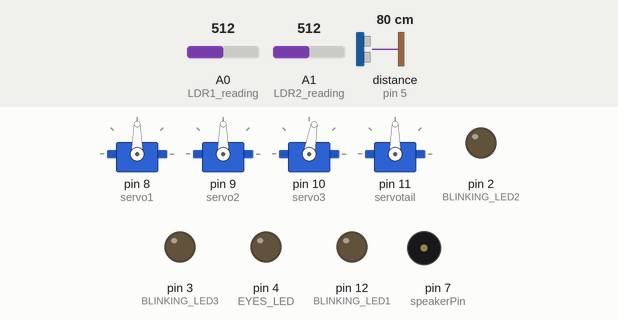
Recording of a sketch running on a simulated Arduino Uno, built with avr-gcc and run on an emulated ATmega328P. On the bench: 4 × servo, output pins drawn as LEDs (lit = HIGH), buzzer (waves = sounding). Wiring (inferred from the names in the program): ultrasonic range finder: trigger pin 6; echo pin 5. Inputs (shaded band) come from the test bench; at power-on: A0 (LDR1_reading) = 512, distance to the obstacle (sensor on pin 5) 80 cm, A1 (LDR2_reading) = 512. The echo pulse lasts 58.3 µs per cm; pins used as bus, display or sensor lines are not drawn; what the sketch prints to the serial monitor is not drawn.

Above: at 1.2 s.
1.3 s: A0 (LDR1_reading) set to 476
4.3 s: A0 (LDR1_reading) set to 450
At 6.8 s:
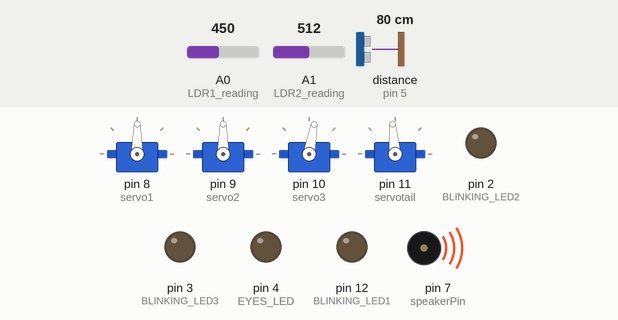
7.3 s: distance to the obstacle (sensor on pin 5) set to 2 cm
At 8.7 s:
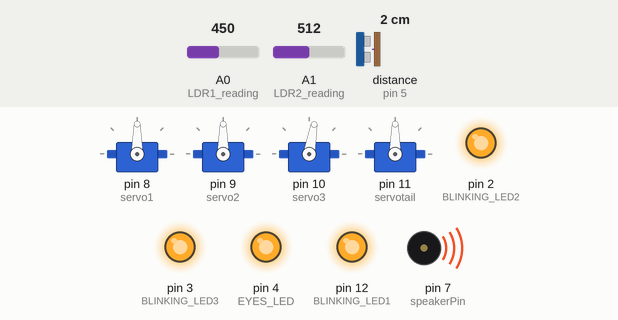
At 10.2 s:
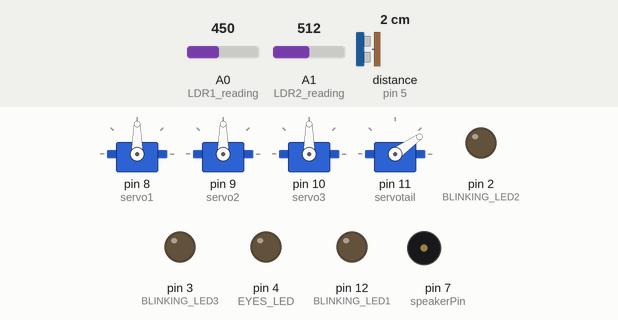
Timing chart, 0 to 11.7 s (numbered marks = the images above; inputs shaded):
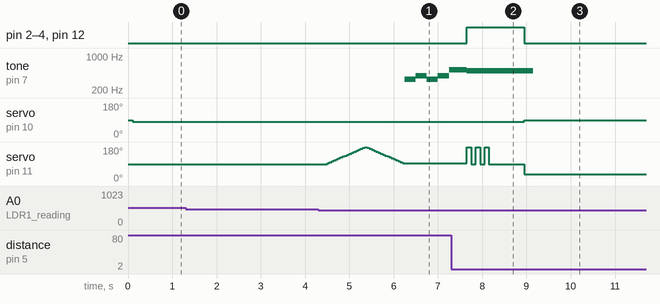

The sketch:

imitate_and_understand_senior_code.ino
```cpp
#include <Servo.h>


Servo servo1;
Servo servo2;
Servo servotail;
Servo servo3;
#define trigPin 6
#define echoPin 5
#define LDR1_reading A0
#define LDR2_reading A1
#define EYES_LED 4
#define speakerPin 7
#define BLINKING_LED1 12
#define BLINKING_LED2 2
#define BLINKING_LED3 3
int distance = 15; // distance in cm
int dis = 90;
int dis2 = 90;
int distail = 90;
int sensorValue = 0;
int sensorValue2 = 0;
int pos = 0;
int deg = 35;
int T_LDR1 = 45;
int T_LDR2 = 60;
int LDR1_val;
int LDR2_val;
int REF_LDR;
int REF_LDR2;
int bd = 0;

void setup() {
  // put your setup code here, to run once:
  servo1.attach(8);
  servo2.attach(9);
  servo3.attach(10);
  servotail.attach(11);
  pinMode(trigPin, OUTPUT);
  pinMode(echoPin, INPUT);
  pinMode(BLINKING_LED1,OUTPUT);
  pinMode(BLINKING_LED2,OUTPUT);
  pinMode(BLINKING_LED3,OUTPUT);
  pinMode(EYES_LED,OUTPUT);
  pinMode(speakerPin,OUTPUT);
  //pinMode(LED10,OUTPUT);
  //pinMode(LED11,OUTPUT);
  Serial.begin(9600);
  REF_LDR = analogRead(LDR1_reading);
  REF_LDR = analogRead(LDR2_reading);
}

void loop() {
  // put your main code here, to run repeatedly:
   long duration, cm;
  digitalWrite(trigPin, LOW);
  delayMicroseconds(20);
  digitalWrite(trigPin, HIGH);
  delayMicroseconds(10);
  digitalWrite(trigPin, LOW);
  duration = pulseIn(echoPin, HIGH);
  cm = duration / 58;
  delay(0);
  Serial.print(cm);
  Serial.print("cm");
  Serial.print(dis);
  Serial.print(dis2);
  LDR1_val = analogRead(LDR1_reading);
  LDR2_val = analogRead(LDR2_reading);
  if (dis > 180){
    dis = 180;
  }
  if (dis < 0){
    dis = 0;
  }
  if (dis2 > 180){
    dis2 = 180;
  }
  if (dis2 < 0){
    dis2 = 0;
  }
  if (distail >= 180){
    distail = 180;
  }
  if (distail <= 90){
    distail = 90;
  }
  if (cm >= 50){
    if((REF_LDR - LDR1_val) > T_LDR1){ // when ultra see nothing; mouth and body see something
    Serial.print("1");
    delay(100);
    servo3.write(80);
    for (pos = 90; pos < 180; pos += 5){
      servotail.write(pos);
      delay(50);
    }
    for (pos = 180; pos > 90; pos -= 5){
      servotail.write(pos);
      delay(50);
    }
    tone(speakerPin, 329, 1500);
    delay(250);
    tone(speakerPin, 392, 1500);
    delay(250);
    tone(speakerPin, 329, 1500);
    delay(250);
    tone(speakerPin, 392, 1500);
    delay(250);
    tone(speakerPin, 523, 1500);
    delay(400);
    tone(speakerPin, 493, 1500);
    digitalWrite(EYES_LED, HIGH);
    digitalWrite(BLINKING_LED1, HIGH);
    digitalWrite(BLINKING_LED2, HIGH);
    digitalWrite(BLINKING_LED3, HIGH);
    servotail.write(180);
    delay(100);
    servotail.write(90);
    delay(100);
    servotail.write(180);
    delay(100);
    servotail.write(90);
    delay(100);
    servotail.write(180);
    delay(100);
    servotail.write(90);
    delay(100);
    delay(700);
    }
    else{              //2 when ultra see nothing, mouth see somrthing; body no see thing
    Serial.print("2");
    delay(100);
    servo3.write(80);
    servotail.write(90);
    }
  }
  else{
    if ((REF_LDR2 - LDR2_val) > T_LDR2){   // 3 When ultra see nothing; mouth no see; back see something
    Serial.print("3");
    Serial.println(LDR2_val);
    delay(0);
    servo3.write(35);
    for (pos = 90; pos <180; pos += 5){
      servotail.write(pos);
      delay(50);
    }
  }

  else{      // 4 nothing see anything
    Serial.print("4");
    delay(0);
    servo3.write(90);
    servotail.write(35);
    digitalWrite(EYES_LED, LOW);
    digitalWrite(BLINKING_LED1, LOW);
    digitalWrite(BLINKING_LED2, LOW);
    digitalWrite(BLINKING_LED3, LOW);
  }
  if (dis > 92 && dis2 < 88){
    dis = dis - 4;
    dis2 = dis2 + 4;
    servo2.write(dis);
    servo1.write(dis2);
  }
  else if (dis < 88 && dis2 >92){
    dis = dis + 4;
    dis2 = dis2 -4;
    servo2.write(dis);
    servo1.write(dis2);
  }
  else{
    servo2.write(90);
    servo1.write(90);
  }
  }


}
```

Measured:
- the behaviour switches between 467 and 466 on A0 (LDR1_reading) (found by bisection; images 0 and 1)
- after the input at 1.3 s, every drawn part: stays the same
- after the input at 4.3 s, tone on pin 7 (speakerPin): plays 329 Hz for 0.25 s, 392 Hz for 0.25 s, 329 Hz for 0.25 s, 392 Hz for 0.25 s, 523 Hz for 0.05 s, starting after 2.0 s; servo on pin 11 (servotail): rises from 90° to 180° in 0.85 s, then falls to 95° in 0.85 s
- after the input at 7.3 s, tone on pin 7 (speakerPin): goes on until 9.2 s, then stays silent; servo on pin 10 (servo3): 80° → 90° after 1.7 s
